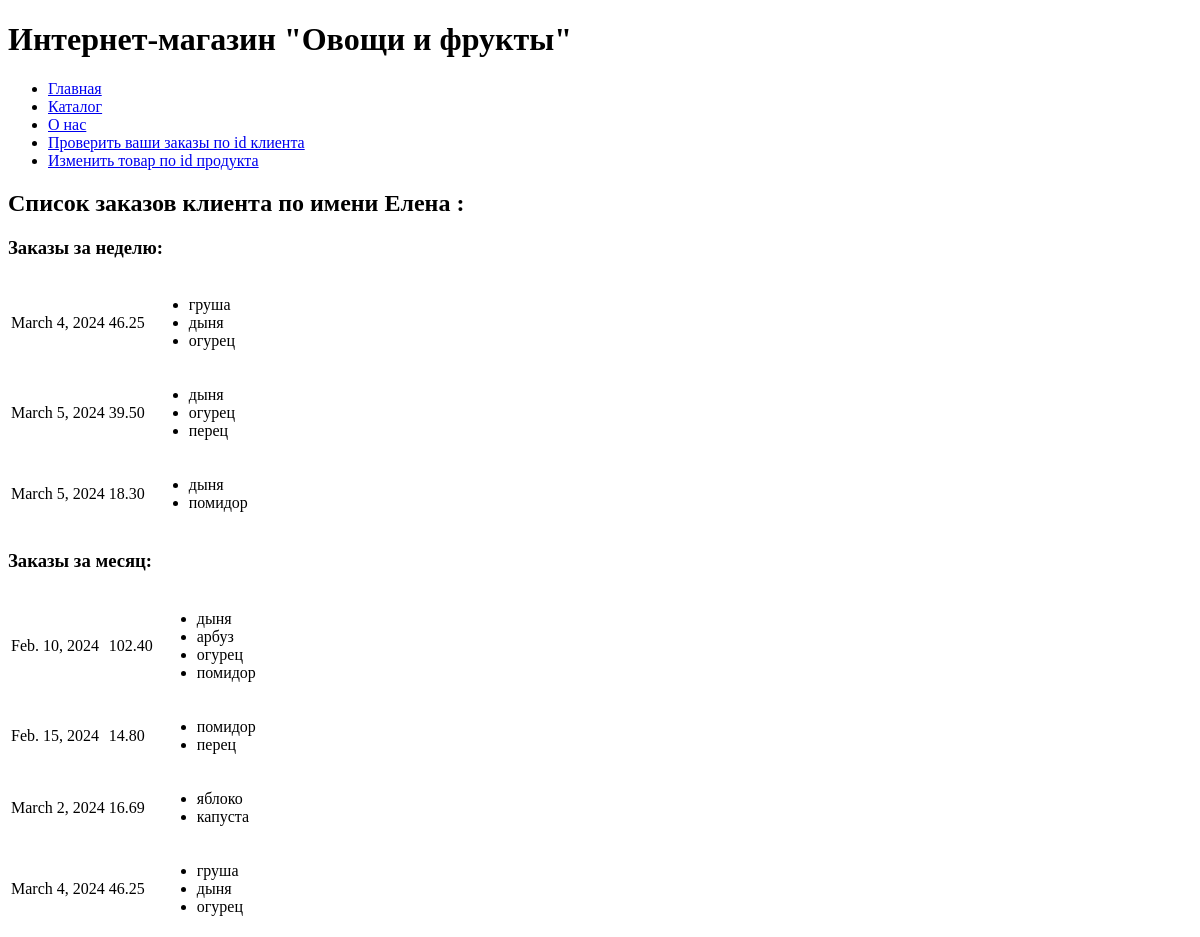
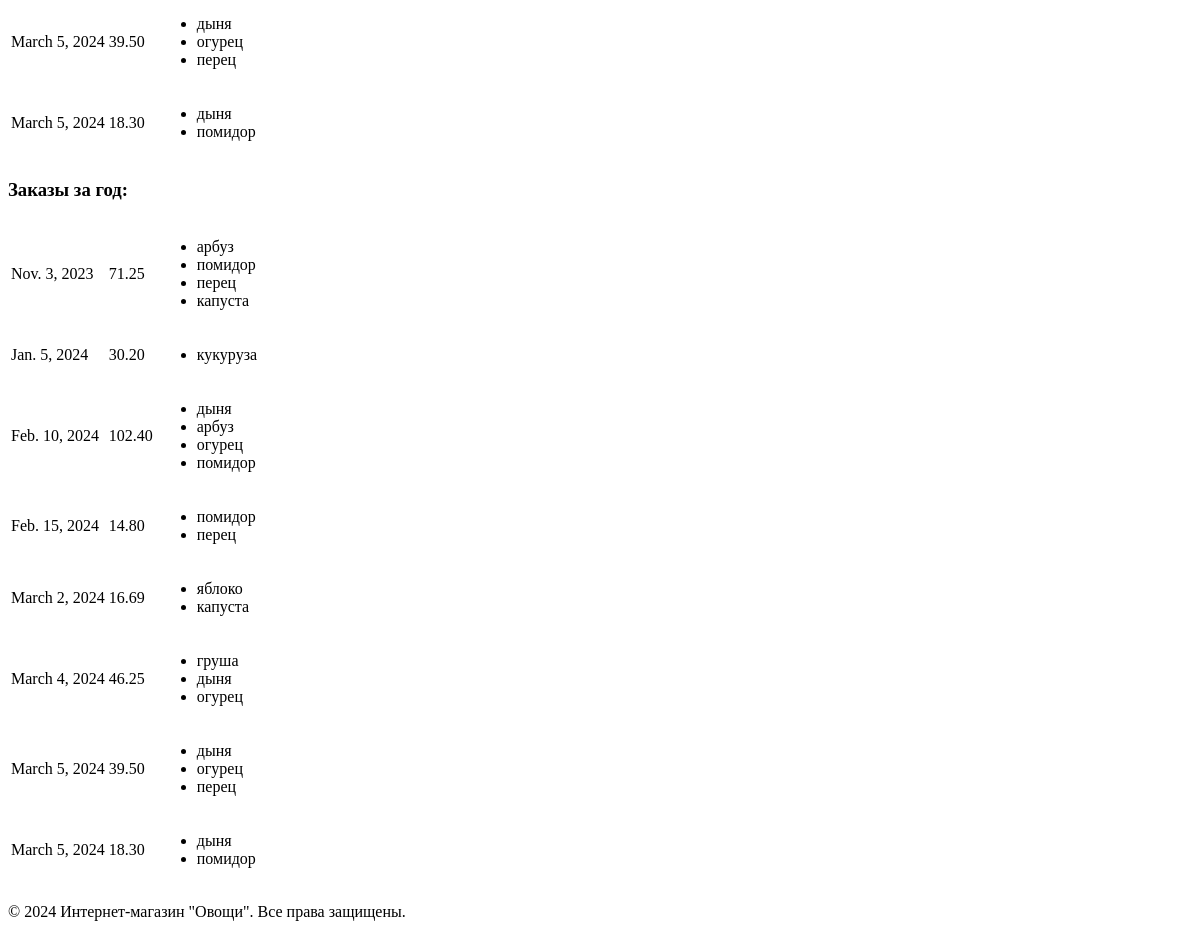
Page /orders/2/ on the earlier database version (2 pictures, top to bottom).
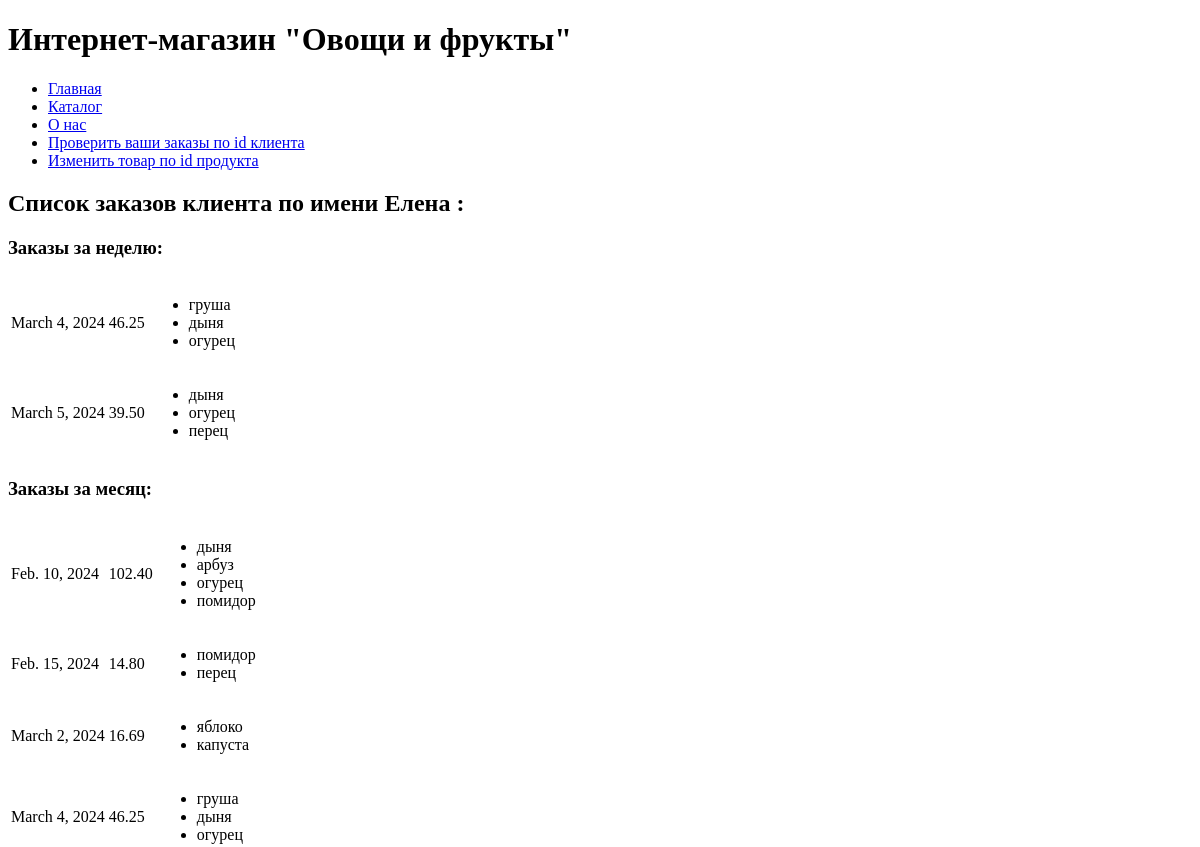
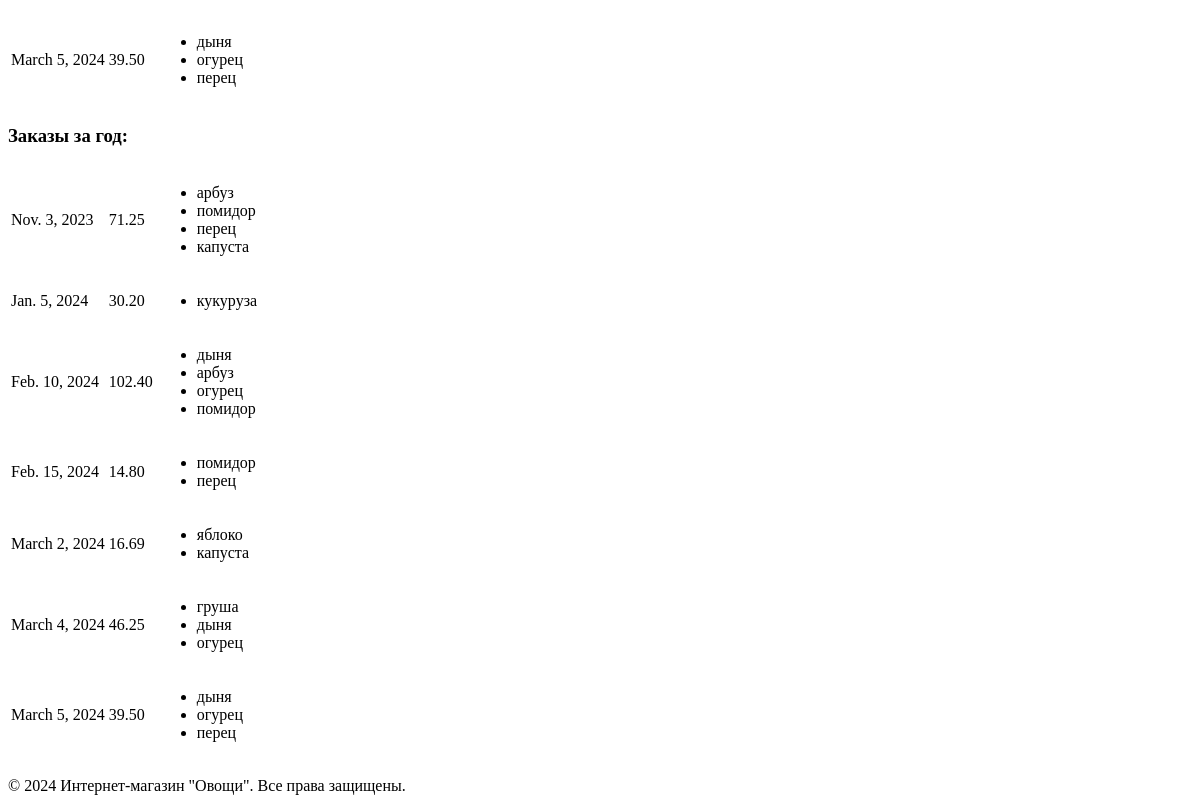
Same page on the later database version (2 pictures, top to bottom).
### sazhnevapp/models.py (models this page shows, shortened)
class Client(models.Model):
    name = models.CharField(max_length=100)
    email = models.EmailField()
    phone = models.IntegerField()
    address = models.CharField(max_length=200)
    registration_date = models.DateField(auto_now_add=True)
    products = models.ManyToManyField('Product', related_name='clients')

class Order(models.Model):
    client = models.ForeignKey(Client, on_delete=models.CASCADE)
    products = models.ManyToManyField(Product, blank=True)
    total_amount = models.DecimalField(max_digits=10, decimal_places=2)
    order_date = models.DateField(auto_now_add=True)

class Product(models.Model):
    name = models.CharField(max_length=100)
    description = models.TextField()
    price = models.DecimalField(max_digits=10, decimal_places=2)
    quantity = models.IntegerField()
    image = models.ImageField(upload_to='product_images/', null=True, blank=True)
    added_date = models.DateField(auto_now_add=True)

### sazhnevapp/views.py (the view)
# urls.py: path('orders/<int:client_id>/', views.get_orders, name='orders'),
def get_orders(request, client_id):
    client = get_object_or_404(Client, pk=client_id)
    """Заказы за неделю"""
    weekly_orders = Order.objects.filter(client=client,
                                         order_date__gte=datetime.now() - timedelta(days=7)).order_by('order_date')
    """Заказы за месяц"""
    monthly_orders = Order.objects.filter(client=client,
                                          order_date__gte=datetime.now() - timedelta(days=30)).order_by('order_date')
    """Заказы за год"""
    orders_per_year = Order.objects.filter(client=client,
                                           order_date__gte=datetime.now() - timedelta(days=365)).order_by('order_date')
    return render(request, "sazhnevapp/orders.html", {'client': client,
                                                      'weekly_orders': weekly_orders,
                                                      'monthly_orders': monthly_orders,
                                                      'orders_per_year': orders_per_year}
                  )

### sazhnevapp/templates/sazhnevapp/orders.html
{% extends 'base.html' %}
{% block content %}
    <h2>Список заказов клиента по имени {{ client.name }} :</h2>
    <table>
        <h3>Заказы за неделю:</h3>
         {% for order in weekly_orders %}
            <tr>
                <td>{{ order.order_date }}</td>
                <td>{{ order.total_amount }}</td>
                <td>
                    <ul>
                        {% for product in order.products.all %}
                            <li>{{ product.name }}</li>
                        {% endfor %}
                    </ul>
                </td>
            </tr>
         {% endfor %}
    </table>
    <table>
        <h3>Заказы за месяц:</h3>
         {% for order in monthly_orders %}
            <tr>
                <td>{{ order.order_date }}</td>
                <td>{{ order.total_amount }}</td>
                <td>
                    <ul>
                        {% for product in order.products.all %}
                            <li>{{ product.name }}</li>
                        {% endfor %}
                    </ul>
                </td>
            </tr>
         {% endfor %}
    </table>
    <table>
        <h3>Заказы за год:</h3>
         {% for order in orders_per_year %}
            <tr>
                <td>{{ order.order_date }}</td>
                <td>{{ order.total_amount }}</td>
                <td>
                    <ul>
                        {% for product in order.products.all %}
                            <li>{{ product.name }}</li>
                        {% endfor %}
                    </ul>
                </td>
            </tr>
         {% endfor %}
    </table>
{% endblock %}

### templates/base.html (shortened to what this page needs)
<!DOCTYPE html>
<html>
<head>
</head>
<body>
<header>
    <h1>Интернет-магазин "Овощи и фрукты"</h1>
    <nav>
        <ul>
            <li><a href="/">Главная</a></li>
            <li><a href="/catalog/">Каталог</a></li>
            <li><a href="/about_me/">О нас</a></li>
            <li><a href="/orders/">Проверить ваши заказы по id клиента</a></li>
            <li><a href="/edit_product/">Изменить товар по id продукта</a></li>
        </ul>
    </nav>
</header>
<main>
    {% block content %}{% endblock %}
</main>
<footer>
    <p>&copy; 2024 Интернет-магазин "Овощи". Все права защищены.</p>
</footer>
</body>
</html>

Differences in the rows shown:
removed Order: order_date "March 5, 2024", total_amount "18.30", Product (name "дыня"), Product (name "помидор")
